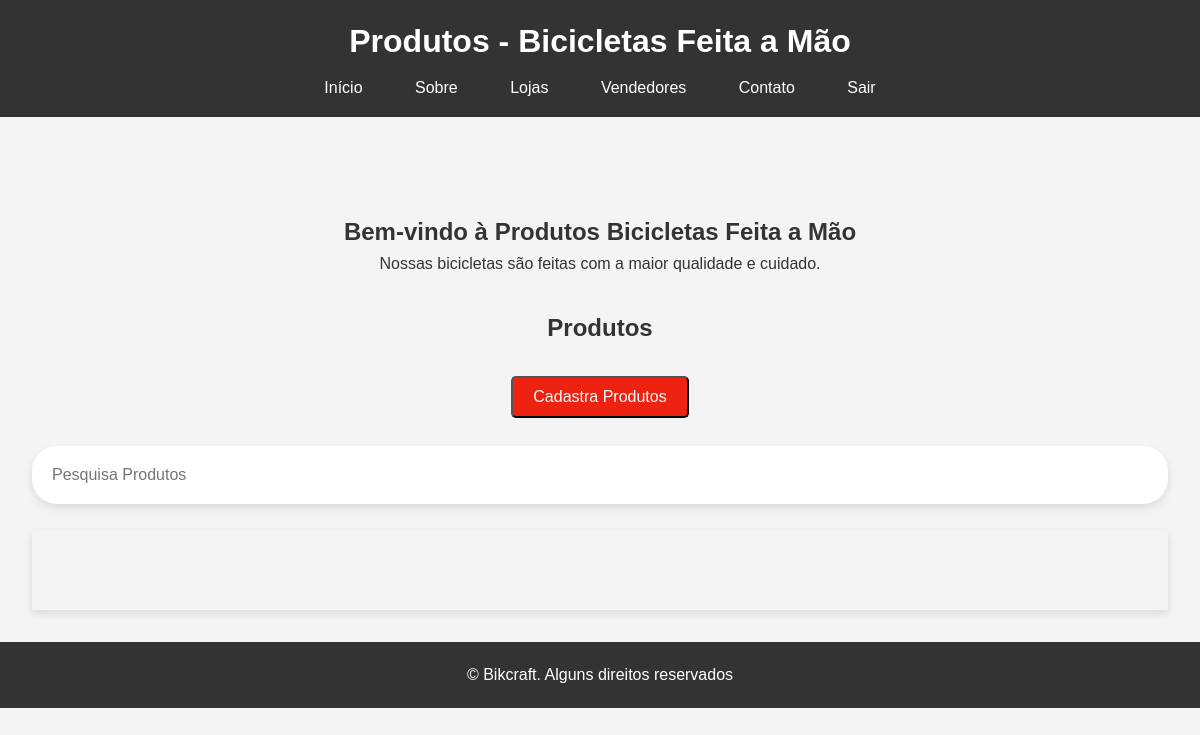
The app's page /produtos/ (signed in), older data.
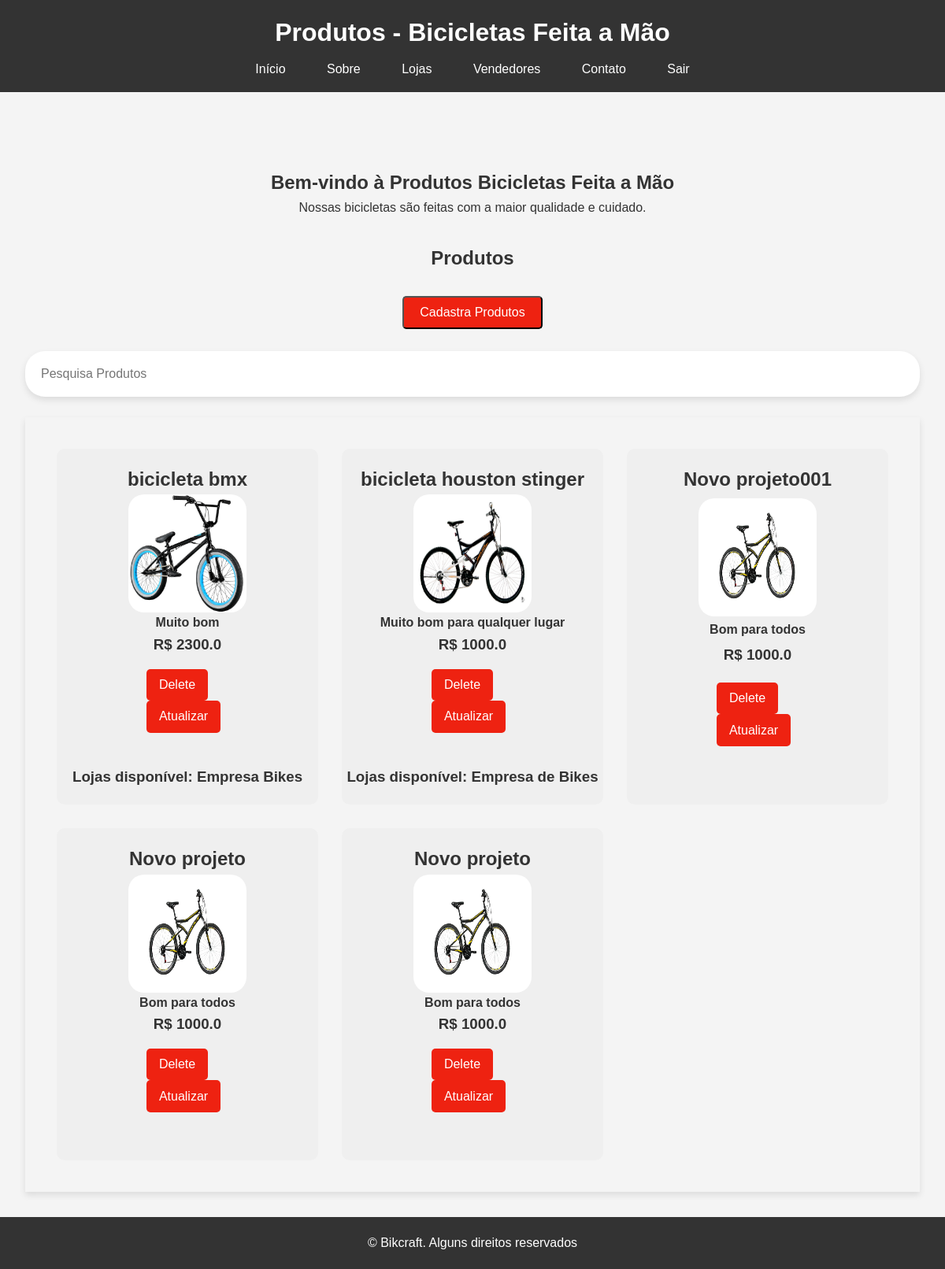
The same page, newer data.
### bikcraft/models.py (models this page shows, shortened)
class Bike(models.Model):
    modelo = models.CharField(max_length=255, verbose_name='Modelo')
    preco = models.FloatField(verbose_name='Preço')
    descricao = models.TextField(verbose_name='Descrição', blank=True, null=True)
    foto = models.ImageField(upload_to='media/bikcraft/', blank=True, null=True, verbose_name='Foto')

class Lojas(models.Model):
    nome = models.CharField(max_length=30, verbose_name='Nome da Loja')
    produtos = models.ManyToManyField(Bike, verbose_name='Produtos')
    cnpj = models.CharField(max_length=25, verbose_name='CNPJ')
    detalhe = models.TextField(blank=True, null=True, verbose_name='Descrição')
    def __str__(self):
        return self.nome

### bikcraft/views.py (the view)
# urls.py: path('produtos/', views.ListProdutosView.as_view(), name='pagina-produtos'),
@method_decorator(login_required, name='dispatch')
class ListProdutosView(ListView):
    model = Bike
    template_name = 'produtos.html'
    context_object_name = 'produtos'

### bikcraft/templates/produtos.html (shortened to what this page needs)
{% extends "base/produtos.html" %}
{% load static %}
{% block conteudo %}
<main>
    <section id="home">
        <h2><center>Bem-vindo à Produtos Bicicletas Feita a Mão</center></h2>
        <p><center>Nossas bicicletas são feitas com a maior qualidade e cuidado.</center></p>
    </section>
    <h2><center>Produtos</center></h2>
    <br>
    <div class="button-cadastra">
        <a href='{% url "cadastrar-produtos" %}'><button>Cadastra Produtos</button></a>
    </div>
    <br>
    <form class='col-12' method='GET' action='{% url "pagina-produtos" %}'>
        <input type='text' name='search' class='form-control' id='search' placeholder='Pesquisa Produtos'>
    </form>
    <br>
    <section id="products">
        {% for produto in produtos %}
            <div class='product-card'>
                <h2>{{produto.modelo}}</h2>
                <img class='foto' src='{{produto.foto.url}}'/>
                <h4>{{produto.descricao}}</h4>
                <h3> R$ {{produto.preco}}</h3>
                <div class="button-container">
			        <form method='POST' action='{% url "deleta-produto" produto.id %}'>
				        <button type='submit'>Delete</button>
			        </form>
                    <a id='atualizado' href='{% url "pagina-atualizado" produto.id %}'><button id='atualiza'>Atualizar</button></a>
                </div>
                <br>
                <div class='lista_lojas'>
                    {% for loja in produto.lojas_set.all %}
                        <h3>Lojas disponível: {{loja}}</h3>
                    {% endfor %}
                </div>
            </div>
        {% endfor %}
    </section>
</main>
{% endblock conteudo %}

### templates/base/produtos.html (shortened to what this page needs)
{% load static %}
<!DOCTYPE html>
<html lang="pt-BR">
<head>
    <link rel="stylesheet" href="{% static 'bikes/css/produtos.css' %}">
</head>
<body>
    <header>
        <h1>Produtos - Bicicletas Feita a Mão</h1>
        <nav>
            <ul>
                <li><a href='{% url "pagina-inicial" %}'>Início</a></li>
                <li><a href="{% url "pagina-sobre" %}">Sobre</a></li>
                <li><a href='{% url "pagina-loja" %}'>Lojas</a></li>
                <li><a href='{% url "pagina-vendedores" %}'>Vendedores</a></li>
                <li><a href="{% url "pagina-contados" %}">Contato</a></li>
                {% if request.user.is_authenticated %}
                    <li><a href='{% url "sair" %}'>Sair</a></li>
                {% else %}
                    <li><a href='{% url "cadastra-usuario" %}'>Cadastro</a></li>
                    <li><a href='{% url "acessar" %}'>Entrar</a></li>
                {% endif %}
            </ul>
        </nav>
    </header>
    {% block conteudo %}{% endblock conteudo %}
    <footer>
        <p>&copy; Bikcraft. Alguns direitos reservados</p>
    </footer>
</body>
</html>

### templates/static/bikes/css/produtos.css (style rules this page uses)
* { margin: 0; padding: 0; box-sizing: border-box; }
body { font-family: Arial, sans-serif; line-height: 1.6; background-color: #f4f4f4; color: #333; }
#home { text-align: center; margin: 4rem; }
header { background: #333; color: #fff; padding: 1rem 0; text-align: center; }
header h1 { margin-bottom: 0.5rem; }
nav ul { list-style: none; }
nav ul li { display: inline; margin: 0 0.5rem; }
nav ul li a { color: #fff; text-decoration: none; padding: 0.5rem 1rem; }
main { padding: 2rem; }
section#home { margin-bottom: 2rem; }
section#products { display: grid; gap: 30px; padding: 40px; box-shadow: 0 4px 8px rgba(0, 0, 0, 0.1); }
.col-12 { display: flex; align-items: center; background-color: #fff; padding: 10px; border-radius: 25px; box-shadow: 0 4px 8px rgba(0, 0, 0, 0.1); }
.form-control { border: none; outline: none; padding: 10px; width: 300px; border-radius: 25px 0 0 25px; font-size: 16px; }
.button-cadastra { display: flex; justify-content: center; align-items: center; height: 6vh; }
.button-cadastra button { padding: 10px 20px; font-size: 16px; cursor: pointer; background-color: #e21; color: #fff; border-radius: 5px; }
.button-container { margin-top: 1rem; }
.button-container button { display: inline-block; margin-right: 10px; font-size: 16px; cursor: pointer; background: #e21; color: #fff; padding: 0.7rem 1.0rem; border: none; border-radius: 5px; }
#products { display: grid; grid-template-columns: repeat(3, 1fr); gap: 30px; padding: 40px; }
.lista_lojas { margin-top: 1rem; }
.product-card { background: #efefef; grid-template-columns: 1fr; border-radius: 10px; padding: 20px 0px; justify-items: center; display: grid; }
.foto { width: 150px; height: 150px; border-radius: 20px; }
p { text-align: center; }
footer { background: #333; color: #fff; text-align: center; padding: 20px 0; }
footer p { margin: 0; }

Row changes from the older to the newer data that the page shows:
added Bike: modelo "bicicleta bmx", foto (picture), descricao "Muito bom", preco "2300.0"
added Lojas: nome "Empresa Bikes", shown under "bicicleta bmx"
added Bike: modelo "bicicleta houston stinger", foto (picture), descricao "Muito bom para qualquer lugar", preco "1000.0"
added Lojas: nome "Empresa de Bikes", shown under "bicicleta houston stinger"
added Bike: modelo "Novo projeto001", foto (picture), descricao "Bom para todos", preco "1000.0"
added Bike: modelo "Novo projeto", foto (picture), descricao "Bom para todos", preco "1000.0"
added Bike: modelo "Novo projeto", foto (picture), descricao "Bom para todos", preco "1000.0"
